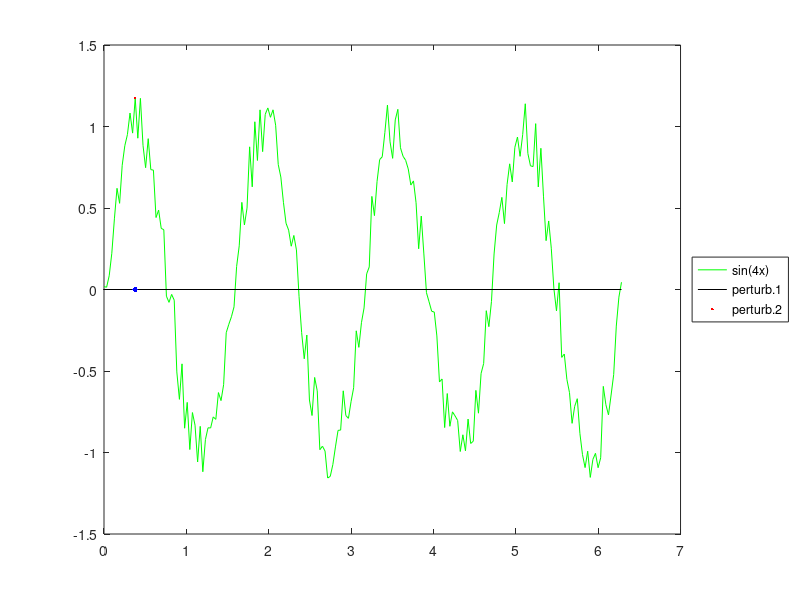

Reproduce this figure in MATLAB.
x = linspace(0, 2*pi, 200);
y = sin(4*x) - 0.2+0.4*rand(1, length(x));
[valMax, indMax] = max(y);
argmax = x(indMax);
fprintf('Valore massimo: %f\n arg (ascissa): %f\n', valMax, argmax);

figure;
plot(x,y,'g', [min(x) max(x)], [0 0], 'k', argmax, valMax, '.r', argmax, 0, '.b', 'MarkerSize', 12); % rappresenta il massimo, l'asse x e l'asse y

set(gcf, 'Position', [100, 100, 300, 200]);
legend('sin(4x)', 'perturb.1', 'perturb.2', 'Location', 'EastOutside');

